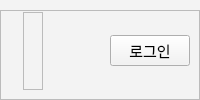
        <widget class="QWidget" name="headerContainer" native="true">
         <property name="maximumSize">
          <size>
           <width>16777215</width>
           <height>110</height>
          </size>
         </property>
         <property name="styleSheet">
          <string notr="true">background-color: rgb(243, 243, 243);</string>
         </property>
         <layout class="QHBoxLayout" name="horizontalLayout_4">
          <property name="spacing">
           <number>0</number>
          </property>
          <property name="leftMargin">
           <number>0</number>
          </property>
          <property name="topMargin">
           <number>10</number>
          </property>
          <property name="rightMargin">
           <number>0</number>
          </property>
          <property name="bottomMargin">
           <number>0</number>
          </property>
          <item>
           <widget class="QFrame" name="frame_6">
            <property name="frameShape">
             <enum>QFrame::StyledPanel</enum>
            </property>
            <property name="frameShadow">
             <enum>QFrame::Raised</enum>
            </property>
            <layout class="QHBoxLayout" name="horizontalLayout_3">
             <property name="spacing">
              <number>6</number>
             </property>
             <property name="topMargin">
              <number>1</number>
             </property>
             <item>
              <widget class="QLabel" name="label_2">
               <property name="maximumSize">
                <size>
                 <width>214</width>
                 <height>50</height>
                </size>
               </property>
               <property name="styleSheet">
                <string notr="true">#label_2 {
    border-radius: 10px;       /* 모서리를 10px만큼 둥글게 설정 */
}
</string>
               </property>
               <property name="text">
                <string/>
               </property>
               <property name="pixmap">
                <pixmap resource="icons/resources.qrc">:/F.png</pixmap>
               </property>
              </widget>
             </item>
             <item>
              <widget class="QFrame" name="frame_4">
               <property name="frameShape">
                <enum>QFrame::StyledPanel</enum>
               </property>
               <property name="frameShadow">
                <enum>QFrame::Raised</enum>
               </property>
               <layout class="QHBoxLayout" name="horizontalLayout_5"/>
              </widget>
             </item>
             <item>
              <spacer name="horizontalSpacer">
               <property name="orientation">
                <enum>Qt::Horizontal</enum>
               </property>
               <property name="sizeHint" stdset="0">
                <size>
                 <width>40</width>
                 <height>20</height>
                </size>
               </property>
              </spacer>
             </item>
             <item>
              <widget class="QPushButton" name="LoginBtn">
               <property name="font">
                <font>
                 <pointsize>11</pointsize>
                </font>
               </property>
               <property name="styleSheet">
                <string notr="true">color: rgb(0, 0, 0);</string>
               </property>
               <property name="text">
                <string>로그인</string>
               </property>
               <property name="icon">
                <iconset resource="icons/resources.qrc">
                 <normaloff>:/login.png</normaloff>:/login.png</iconset>
               </property>
               <property name="iconSize">
                <size>
                 <width>40</width>
                 <height>40</height>
                </size>
               </property>
              </widget>
             </item>
            </layout>
           </widget>
          </item>
         </layout>
        </widget>
